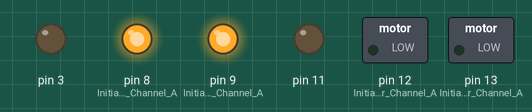
Simulated run of this sketch. Board: Arduino Uno, built with avr-gcc and run on an emulated ATmega328P. On the bench: switched loads named in the sketch (green lamp = pin HIGH), output pins drawn as LEDs (lit = HIGH).

Above: at 0.5 s.
At 1.5 s:
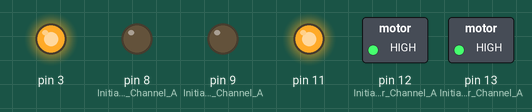
At 2.5 s:
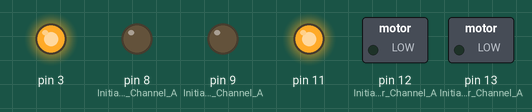
Timing chart, 0 to 3.5 s (numbered marks = the images above):
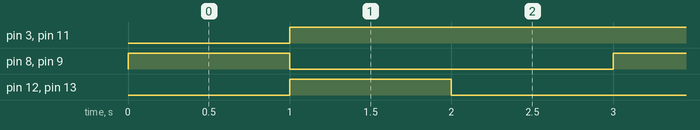

Measured:
- by itself, pin 3, pin 11: LOW → HIGH at 1.0 s
- by itself, pin 8 (Initiates_Brake_Channel_A), pin 9 (Initiates_Brake_Channel_A), pin 12 (Initiates_Motor_Channel_A), pin 13 (Initiates_Motor_Channel_A): alternates HIGH for 1.0 s and LOW for 2.0 s
- by itself, everything shown: repeats every 3.0 s, in 3 steps

The sketch:

sketch.ino
```cpp
const int irLongRange = 4;
const int irShortRangeLeft = 5;
const int irShortRangeRight = 2;
const int FORWARD = 1;
const int BACKWARD = 0;

void setup() {
  Serial.begin(9600);
  //Setup Channel A
  pinMode(12, OUTPUT); //Initiates Motor Channel A pin
  pinMode(9, OUTPUT); //Initiates Brake Channel A pin

  //Setup Channel B
  pinMode(13, OUTPUT); //Initiates Motor Channel A pin
  pinMode(8, OUTPUT);  //Initiates Brake Channel A pin
}


void loop(){                       // run over and over again
  leftMotor(true);
  rightMotor(true);
  delay(1000);
  leftMotor(false, 255);
  rightMotor(false, 255);
  delay(1000);
  leftMotor(false, 255, BACKWARD);
  rightMotor(false, 255, BACKWARD);
  delay(1000);
}

void leftMotor(int brake){
  digitalWrite(9, brake);
}

void rightMotor(int brake){
  digitalWrite(8, brake);
}

void leftMotor(int brake, int speed){
  digitalWrite(9, brake);
  digitalWrite(12, HIGH);
  analogWrite(3, speed);
}

void rightMotor(int brake, int speed){
  digitalWrite(8, brake);
  digitalWrite(13, HIGH);
  analogWrite(11, speed);
}

void leftMotor(int brake, int speed, int direction){
  digitalWrite(9, brake);
  digitalWrite(12, direction);
  analogWrite(3, speed);
}

void rightMotor(int brake, int speed, int direction){
  digitalWrite(8, brake);
  digitalWrite(13, direction);
  analogWrite(11, speed);
}
```
